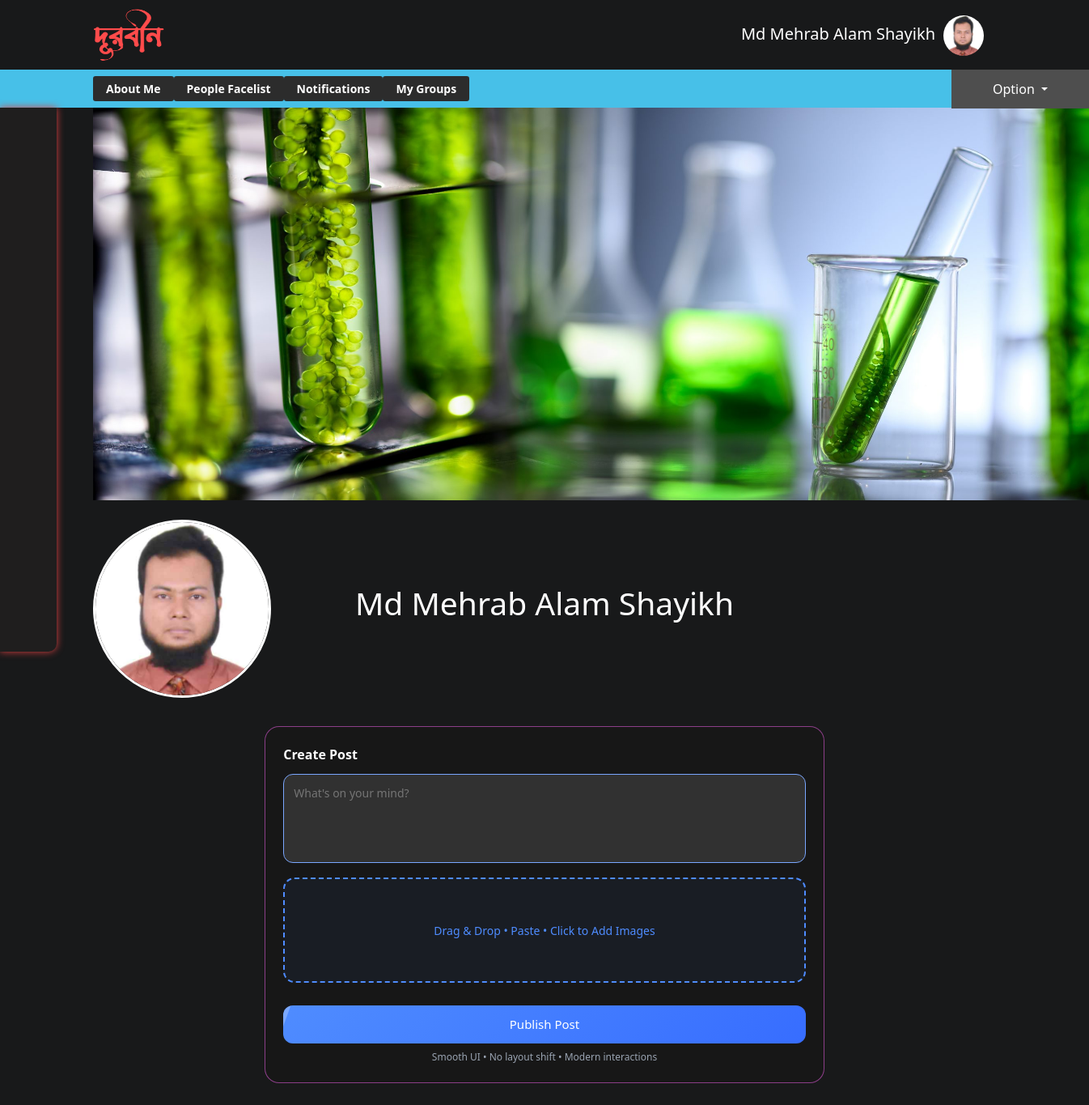
Before: /Durbeen_2/l/timeline.php (signed in) with the older database file.
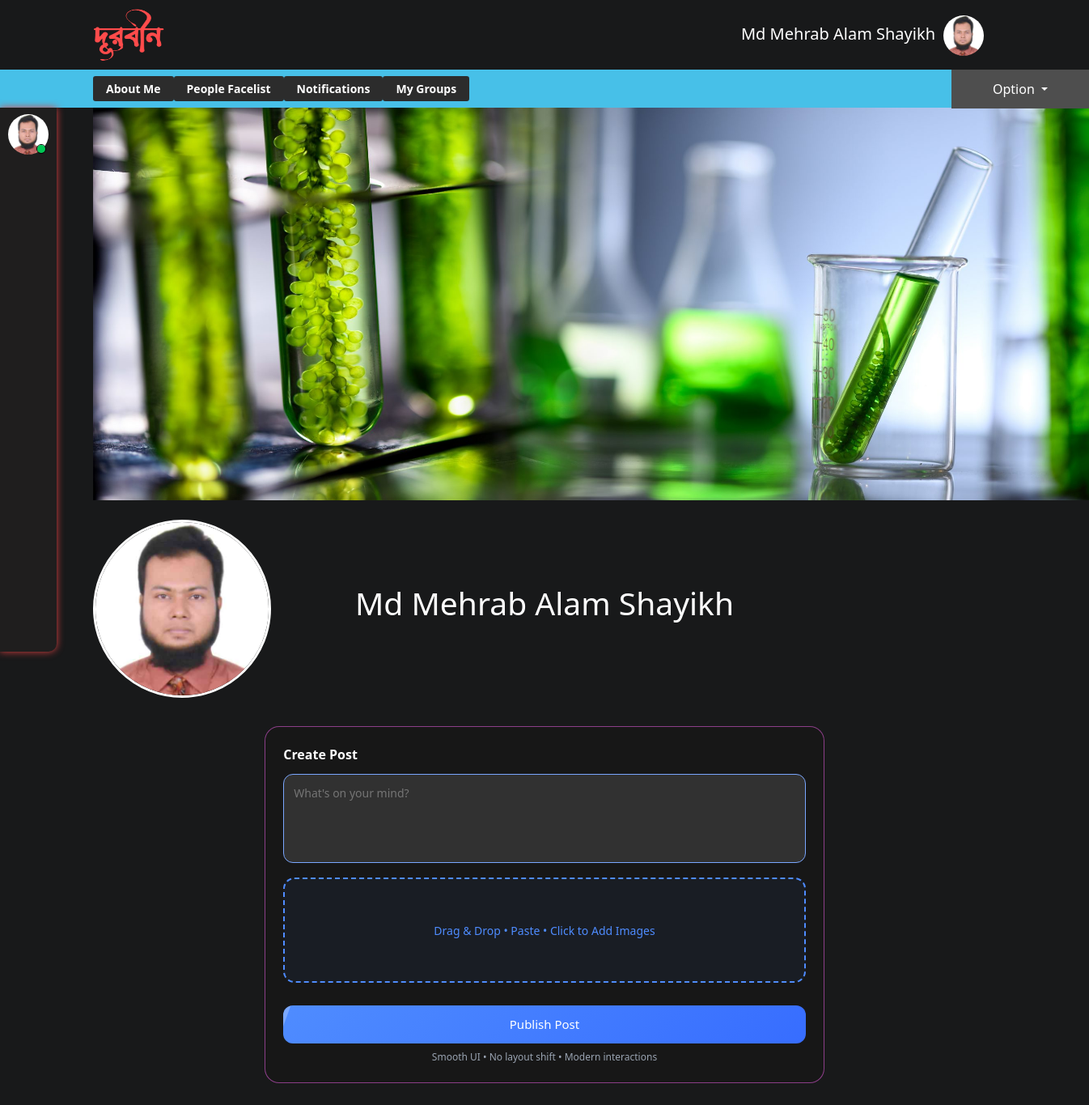
After: the same page with the newer database file.
### tables this page shows
CREATE TABLE `registration` (
  `unique_id` bigint(255) NOT NULL,
  `name` varchar(1000) NOT NULL,
  `email` varchar(1000) NOT NULL,
  `password` varchar(1000) NOT NULL,
  `pro_pic` varchar(1000) NOT NULL,
  `cov_pic` varchar(1000) NOT NULL,
  `active` tinyint(255) NOT NULL DEFAULT 0,
  `visit` bigint(255) DEFAULT 0,
  `locking` tinyint(1) NOT NULL DEFAULT 0
);

### Durbeen_2/l/timeline.php (the view, shortened to what the changed rows need)
<?php
include './header.php';
?>
<div class="container" style="margin-top: 133px">
    <div class="row">
    </div>
    <div class="row mb-5">
    </div>
</div>
<?php
include './footer.php'
?>

### Durbeen_2/l/header.php (shortened to what the changed rows need)
<?php
include '../connection.php';
$unique_id_me = $_SESSION['unique_id_me'];
$SQLMe = "SELECT * FROM `registration` WHERE `unique_id`='$unique_id_me'";
$runMe = mysqli_query($connection, $SQLMe);
$dataMe = mysqli_fetch_assoc($runMe);
$pro_pic_me = $dataMe['pro_pic'];
?>
<!DOCTYPE html>
<html lang="en">
<head>
    <link rel="stylesheet" href="../css/bootstrap.min.css">
    <link rel="stylesheet" href="../css/toastr.min.css">
    <link rel="stylesheet" href="../css/windows.css">
</head>
<body style="background-color: #18191A;">
    <div class="header-position">
        <div class="bg-durbeen py-2">
        </div>
        <nav style="z-index: 40" class="navbar navbar-expand-lg navbar-light bg-durbeen-special">
        </nav>
    </div>
    <div class="main-menu" style="margin-top:133px;padding-top: 8px;z-index: 25">
        <ul style="list-style-type: none">
            <?php
            $SQL11 = "SELECT * FROM `$unique_id_me chats` ORDER BY `id` DESC";
            $run11 = mysqli_query($connection_info, $SQL11);
            while ($data11 = mysqli_fetch_assoc($run11)) {
            $unique_id_fr_chats = $data11['unique_id_fr'];
            $chat_type = $data11['chat_type'];
            ?>
            <?php
            if($chat_type == 3){
            $SQL21 = "SELECT * FROM `registration` WHERE `unique_id`='$unique_id_fr_chats'";
            $run21 = mysqli_query($connection, $SQL21);
            $data21 = mysqli_fetch_assoc($run21);
            ?>
            <li style="margin-bottom: 5px">
                <a class="text-decoration-none" href="./message.php?type&unique_id_fr=<?php echo $data21['unique_id'] ?>">
                    <div class="hover_chatbar">
                        <img class="float-start me-3" style="border-radius: 50%" width="50px" height="50px" src="../pro_pic/<?php echo $data21['pro_pic'] ?>">
                        <img src="../img/<?php $data21['active'] == 1 ? printf("green_dot.png") : printf("red_dot.jpg") ?>" style="border: 1px solid black;border-radius: 50%;margin-top: 37px;margin-left: -31px" width="12px">
                        <h5 style="margin-top: -38px;margin-left: 68px">
                            <?php echo $data21['name'] ?>
                        </h5>
                    </div>
                </a>
            </li>
            <?php }
            elseif ($chat_type == 1){
            ?>
            <li style="margin-bottom: 5px">
                <a class="text-decoration-none" href="./my_notes.php?type=my_notes">
                    <div class="hover_chatbar">
                        <img class="float-start me-3" style="border-radius: 50%" width="50px" height="50px" src="../pro_pic/<?php echo $pro_pic_me ?>" id="chatbar_pro_pic">
                        <img src="../img/green_dot.png" style="border: 1px solid black;border-radius: 50%;margin-top: 37px;margin-left: -31px" width="12px">
                    </div>
                </a>
            </li>
            <?php
            }
            } ?>
        </ul>
    </div>

Changed rows visible on the page:
added 1 chats: registration.pro_pic (picture), chat_type 1 (drawn)
